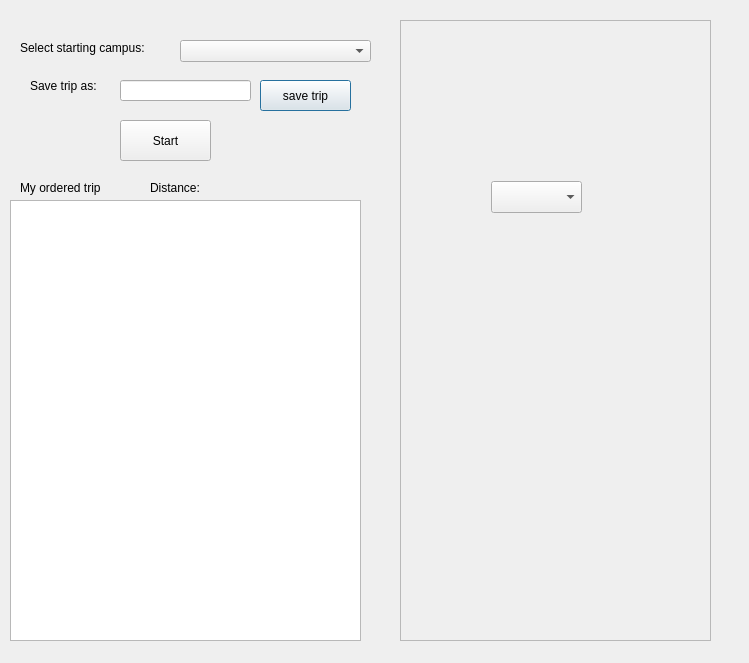
<?xml version="1.0" encoding="UTF-8"?>
<ui version="4.0">
 <class>tripPlanner</class>
 <widget class="QDialog" name="tripPlanner">
  <property name="geometry">
   <rect>
    <x>0</x>
    <y>0</y>
    <width>749</width>
    <height>663</height>
   </rect>
  </property>
  <property name="windowTitle">
   <string>Dialog</string>
  </property>
  <widget class="QScrollArea" name="CollegeList_scrollArea">
   <property name="geometry">
    <rect>
     <x>400</x>
     <y>20</y>
     <width>311</width>
     <height>621</height>
    </rect>
   </property>
   <property name="widgetResizable">
    <bool>true</bool>
   </property>
   <widget class="QWidget" name="scrollAreaWidgetContents">
    <property name="geometry">
     <rect>
      <x>0</x>
      <y>0</y>
      <width>309</width>
      <height>619</height>
     </rect>
    </property>
    <widget class="QComboBox" name="comboBox">
     <property name="geometry">
      <rect>
       <x>90</x>
       <y>160</y>
       <width>91</width>
       <height>32</height>
      </rect>
     </property>
    </widget>
   </widget>
  </widget>
  <widget class="QPushButton" name="pushButton">
   <property name="geometry">
    <rect>
     <x>260</x>
     <y>80</y>
     <width>91</width>
     <height>31</height>
    </rect>
   </property>
   <property name="text">
    <string>save trip</string>
   </property>
  </widget>
  <widget class="QLabel" name="startCampusHeader">
   <property name="geometry">
    <rect>
     <x>20</x>
     <y>40</y>
     <width>151</width>
     <height>16</height>
    </rect>
   </property>
   <property name="text">
    <string>Select starting campus:</string>
   </property>
  </widget>
  <widget class="QLineEdit" name="trip">
   <property name="geometry">
    <rect>
     <x>120</x>
     <y>80</y>
     <width>131</width>
     <height>21</height>
    </rect>
   </property>
  </widget>
  <widget class="QLabel" name="label">
   <property name="geometry">
    <rect>
     <x>30</x>
     <y>70</y>
     <width>91</width>
     <height>31</height>
    </rect>
   </property>
   <property name="text">
    <string>Save trip as:</string>
   </property>
  </widget>
  <widget class="QComboBox" name="colName">
   <property name="geometry">
    <rect>
     <x>180</x>
     <y>40</y>
     <width>191</width>
     <height>22</height>
    </rect>
   </property>
  </widget>
  <widget class="QTableView" name="window">
   <property name="geometry">
    <rect>
     <x>10</x>
     <y>200</y>
     <width>351</width>
     <height>441</height>
    </rect>
   </property>
  </widget>
  <widget class="QLabel" name="label_2">
   <property name="geometry">
    <rect>
     <x>20</x>
     <y>180</y>
     <width>101</width>
     <height>16</height>
    </rect>
   </property>
   <property name="text">
    <string>My ordered trip </string>
   </property>
  </widget>
  <widget class="QLabel" name="label_3">
   <property name="geometry">
    <rect>
     <x>150</x>
     <y>180</y>
     <width>61</width>
     <height>16</height>
    </rect>
   </property>
   <property name="text">
    <string>Distance: </string>
   </property>
  </widget>
  <widget class="QLabel" name="dist">
   <property name="geometry">
    <rect>
     <x>240</x>
     <y>180</y>
     <width>47</width>
     <height>14</height>
    </rect>
   </property>
   <property name="text">
    <string/>
   </property>
  </widget>
  <widget class="QPushButton" name="start">
   <property name="geometry">
    <rect>
     <x>120</x>
     <y>120</y>
     <width>91</width>
     <height>41</height>
    </rect>
   </property>
   <property name="styleSheet">
    <string notr="true">font: 20pt &quot;Arial&quot;;</string>
   </property>
   <property name="text">
    <string>Start</string>
   </property>
  </widget>
 </widget>
 <resources/>
 <connections>
  <connection>
   <sender>pushButton</sender>
   <signal>clicked()</signal>
   <receiver>tripPlanner</receiver>
   <slot>onPlanClick()</slot>
   <hints>
    <hint type="sourcelabel">
     <x>524</x>
     <y>289</y>
    </hint>
    <hint type="destinationlabel">
     <x>603</x>
     <y>619</y>
    </hint>
   </hints>
  </connection>
  <connection>
   <sender>start</sender>
   <signal>clicked()</signal>
   <receiver>tripPlanner</receiver>
   <slot>onStartClick()</slot>
   <hints>
    <hint type="sourcelabel">
     <x>923</x>
     <y>80</y>
    </hint>
    <hint type="destinationlabel">
     <x>916</x>
     <y>763</y>
    </hint>
   </hints>
  </connection>
 </connections>
 <slots>
  <slot>onPlanClick()</slot>
  <slot>onDisplayClick()</slot>
  <slot>onStartClick()</slot>
 </slots>
</ui>
